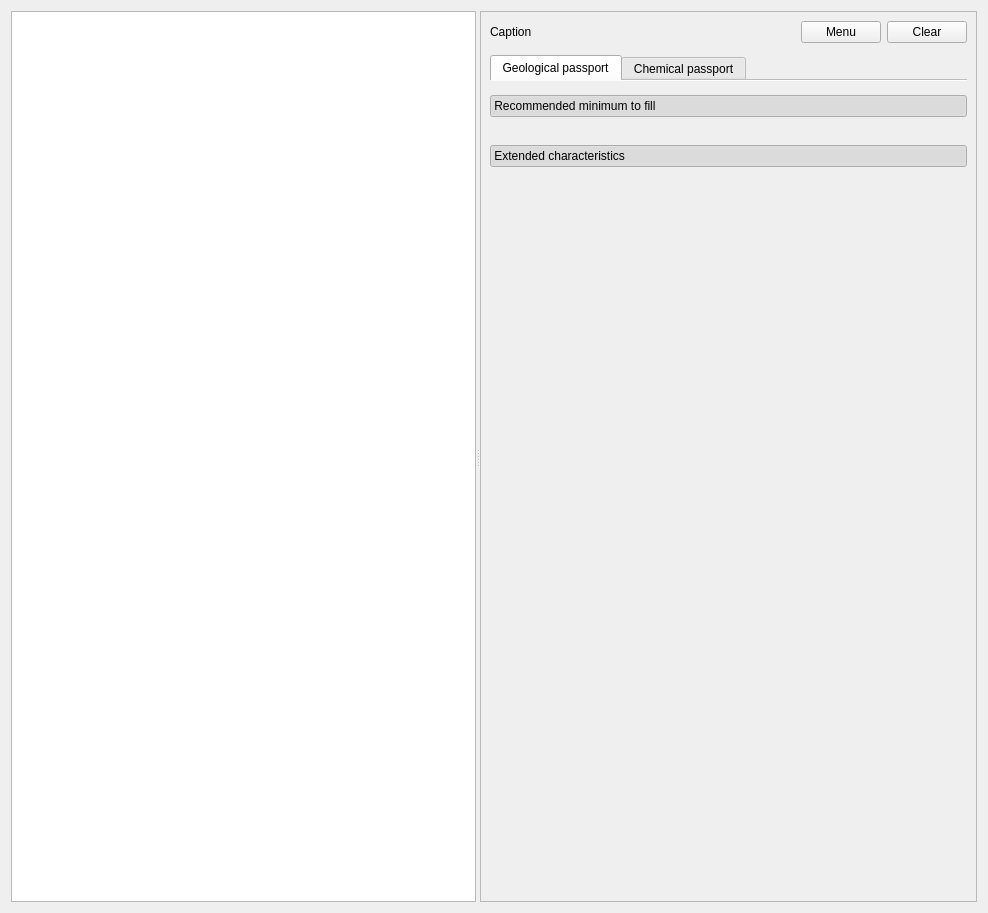
<?xml version="1.0" encoding="UTF-8"?>
<ui version="4.0">
 <class>PassportMainForm</class>
 <widget class="QWidget" name="PassportMainForm">
  <property name="geometry">
   <rect>
    <x>0</x>
    <y>0</y>
    <width>988</width>
    <height>913</height>
   </rect>
  </property>
  <property name="windowTitle">
   <string>Form</string>
  </property>
  <layout class="QVBoxLayout" name="verticalLayout_5">
   <item>
    <widget class="QSplitter" name="splitter">
     <property name="orientation">
      <enum>Qt::Horizontal</enum>
     </property>
     <widget class="QTableView" name="tableView"/>
     <widget class="QScrollArea" name="scrollArea">
      <property name="widgetResizable">
       <bool>true</bool>
      </property>
      <widget class="QWidget" name="scrollAreaWidgetContents">
       <property name="geometry">
        <rect>
         <x>0</x>
         <y>0</y>
         <width>504</width>
         <height>893</height>
        </rect>
       </property>
       <layout class="QVBoxLayout" name="verticalLayout_4">
        <property name="leftMargin">
         <number>9</number>
        </property>
        <property name="topMargin">
         <number>9</number>
        </property>
        <property name="rightMargin">
         <number>9</number>
        </property>
        <property name="bottomMargin">
         <number>9</number>
        </property>
        <item>
         <layout class="QHBoxLayout" name="horizontalLayout">
          <item>
           <widget class="QLabel" name="captionLabel">
            <property name="text">
             <string>Caption</string>
            </property>
           </widget>
          </item>
          <item>
           <spacer name="horizontalSpacer_3">
            <property name="orientation">
             <enum>Qt::Horizontal</enum>
            </property>
            <property name="sizeHint" stdset="0">
             <size>
              <width>40</width>
              <height>20</height>
             </size>
            </property>
           </spacer>
          </item>
          <item>
           <widget class="QPushButton" name="menuButton">
            <property name="text">
             <string>Menu</string>
            </property>
           </widget>
          </item>
          <item>
           <widget class="QPushButton" name="clearButton">
            <property name="text">
             <string>Clear</string>
            </property>
           </widget>
          </item>
         </layout>
        </item>
        <item>
         <widget class="PassportHeaderFormControl" name="passportHeader" native="true"/>
        </item>
        <item>
         <widget class="QTabWidget" name="passportsTabWidget">
          <property name="tabPosition">
           <enum>QTabWidget::North</enum>
          </property>
          <property name="tabShape">
           <enum>QTabWidget::Rounded</enum>
          </property>
          <property name="currentIndex">
           <number>0</number>
          </property>
          <property name="documentMode">
           <bool>true</bool>
          </property>
          <widget class="QWidget" name="geoPass">
           <attribute name="title">
            <string>Geological passport</string>
           </attribute>
           <layout class="QVBoxLayout" name="verticalLayout_6">
            <property name="leftMargin">
             <number>0</number>
            </property>
            <property name="topMargin">
             <number>0</number>
            </property>
            <property name="rightMargin">
             <number>0</number>
            </property>
            <property name="bottomMargin">
             <number>0</number>
            </property>
            <item>
             <widget class="QStackedWidget" name="stackedWidget">
              <property name="currentIndex">
               <number>0</number>
              </property>
              <widget class="QWidget" name="pureProbePage">
               <layout class="QVBoxLayout" name="verticalLayout_21" stretch="0,0,0,0,0">
                <property name="spacing">
                 <number>14</number>
                </property>
                <property name="leftMargin">
                 <number>0</number>
                </property>
                <property name="topMargin">
                 <number>14</number>
                </property>
                <property name="rightMargin">
                 <number>0</number>
                </property>
                <property name="bottomMargin">
                 <number>0</number>
                </property>
                <item>
                 <widget class="QPushButton" name="recommendedToggleButton">
                  <property name="styleSheet">
                   <string notr="true">text-align: left;</string>
                  </property>
                  <property name="text">
                   <string> Recommended minimum to fill</string>
                  </property>
                  <property name="icon">
                   <iconset resource="../../../resource.qrc">
                    <normaloff>:/resource/controls/collpse_up.png</normaloff>:/resource/controls/collpse_up.png</iconset>
                  </property>
                  <property name="checkable">
                   <bool>true</bool>
                  </property>
                  <property name="checked">
                   <bool>true</bool>
                  </property>
                 </widget>
                </item>
                <item>
                 <widget class="PassportFormControl" name="recommendedWidget" native="true"/>
                </item>
                <item>
                 <widget class="QPushButton" name="extendedToggleButton">
                  <property name="styleSheet">
                   <string notr="true">text-align: left;</string>
                  </property>
                  <property name="text">
                   <string> Extended characteristics</string>
                  </property>
                  <property name="icon">
                   <iconset resource="../../../resource.qrc">
                    <normaloff>:/resource/controls/collpse_up.png</normaloff>:/resource/controls/collpse_up.png</iconset>
                  </property>
                  <property name="checkable">
                   <bool>true</bool>
                  </property>
                  <property name="checked">
                   <bool>true</bool>
                  </property>
                 </widget>
                </item>
                <item>
                 <widget class="PassportExtendedFormControl" name="extendedWidget" native="true"/>
                </item>
                <item>
                 <spacer name="verticalSpacer_2">
                  <property name="orientation">
                   <enum>Qt::Vertical</enum>
                  </property>
                  <property name="sizeHint" stdset="0">
                   <size>
                    <width>20</width>
                    <height>40</height>
                   </size>
                  </property>
                 </spacer>
                </item>
               </layout>
              </widget>
              <widget class="QWidget" name="mixedProbePage">
               <layout class="QVBoxLayout" name="verticalLayout_2">
                <property name="leftMargin">
                 <number>0</number>
                </property>
                <property name="topMargin">
                 <number>14</number>
                </property>
                <property name="rightMargin">
                 <number>0</number>
                </property>
                <property name="bottomMargin">
                 <number>0</number>
                </property>
                <item>
                 <layout class="QGridLayout" name="gridLayout" columnstretch="1,1">
                  <item row="0" column="0">
                   <layout class="QVBoxLayout" name="verticalLayout">
                    <property name="spacing">
                     <number>2</number>
                    </property>
                    <item>
                     <widget class="QLabel" name="label">
                      <property name="text">
                       <string>Field</string>
                      </property>
                     </widget>
                    </item>
                    <item>
                     <widget class="QComboBox" name="fieldComboBox">
                      <property name="editable">
                       <bool>true</bool>
                      </property>
                     </widget>
                    </item>
                   </layout>
                  </item>
                  <item row="0" column="1">
                   <spacer name="horizontalSpacer">
                    <property name="orientation">
                     <enum>Qt::Horizontal</enum>
                    </property>
                    <property name="sizeHint" stdset="0">
                     <size>
                      <width>40</width>
                      <height>20</height>
                     </size>
                    </property>
                   </spacer>
                  </item>
                 </layout>
                </item>
                <item>
                 <layout class="QHBoxLayout" name="componentsTabBarLayout" stretch="0,1">
                  <item>
                   <widget class="QPushButton" name="addComponentTabButton">
                    <property name="sizePolicy">
                     <sizepolicy hsizetype="Expanding" vsizetype="Fixed">
                      <horstretch>0</horstretch>
                      <verstretch>0</verstretch>
                     </sizepolicy>
                    </property>
                    <property name="minimumSize">
                     <size>
                      <width>22</width>
                      <height>22</height>
                     </size>
                    </property>
                    <property name="maximumSize">
                     <size>
                      <width>22</width>
                      <height>22</height>
                     </size>
                    </property>
                    <property name="text">
                     <string/>
                    </property>
                    <property name="icon">
                     <iconset resource="../../../resource.qrc">
                      <normaloff>:/resource/icons/icon_plus.png</normaloff>:/resource/icons/icon_plus.png</iconset>
                    </property>
                   </widget>
                  </item>
                  <item>
                   <spacer name="horizontalSpacer_2">
                    <property name="orientation">
                     <enum>Qt::Horizontal</enum>
                    </property>
                    <property name="sizeHint" stdset="0">
                     <size>
                      <width>40</width>
                      <height>20</height>
                     </size>
                    </property>
                   </spacer>
                  </item>
                 </layout>
                </item>
                <item>
                 <widget class="QStackedWidget" name="componentsStackedWidget"/>
                </item>
                <item>
                 <spacer name="verticalSpacer_3">
                  <property name="orientation">
                   <enum>Qt::Vertical</enum>
                  </property>
                  <property name="sizeHint" stdset="0">
                   <size>
                    <width>20</width>
                    <height>40</height>
                   </size>
                  </property>
                 </spacer>
                </item>
               </layout>
              </widget>
              <widget class="QWidget" name="jointProbePage">
               <layout class="QVBoxLayout" name="verticalLayout_3">
                <property name="spacing">
                 <number>14</number>
                </property>
                <property name="leftMargin">
                 <number>0</number>
                </property>
                <property name="topMargin">
                 <number>14</number>
                </property>
                <property name="rightMargin">
                 <number>0</number>
                </property>
                <property name="bottomMargin">
                 <number>0</number>
                </property>
                <item>
                 <widget class="JointLayersControl" name="layerControl" native="true"/>
                </item>
                <item>
                 <widget class="QPushButton" name="jointRecommendedToggleButton">
                  <property name="styleSheet">
                   <string notr="true">text-align: left;</string>
                  </property>
                  <property name="text">
                   <string> Recommended minimum to fill</string>
                  </property>
                  <property name="icon">
                   <iconset resource="../../../resource.qrc">
                    <normaloff>:/resource/controls/collpse_up.png</normaloff>:/resource/controls/collpse_up.png</iconset>
                  </property>
                  <property name="checkable">
                   <bool>true</bool>
                  </property>
                  <property name="checked">
                   <bool>true</bool>
                  </property>
                 </widget>
                </item>
                <item>
                 <widget class="JointPassportFormControl" name="jointRecommended" native="true"/>
                </item>
                <item>
                 <widget class="QPushButton" name="jointExtendedToggleButton">
                  <property name="styleSheet">
                   <string notr="true">text-align: left;</string>
                  </property>
                  <property name="text">
                   <string> Extended characteristics</string>
                  </property>
                  <property name="icon">
                   <iconset resource="../../../resource.qrc">
                    <normaloff>:/resource/controls/collpse_up.png</normaloff>:/resource/controls/collpse_up.png</iconset>
                  </property>
                  <property name="checkable">
                   <bool>true</bool>
                  </property>
                  <property name="checked">
                   <bool>true</bool>
                  </property>
                 </widget>
                </item>
                <item>
                 <widget class="PassportExtendedFormControl" name="jointExtended" native="true"/>
                </item>
                <item>
                 <spacer name="verticalSpacer">
                  <property name="orientation">
                   <enum>Qt::Vertical</enum>
                  </property>
                  <property name="sizeHint" stdset="0">
                   <size>
                    <width>20</width>
                    <height>40</height>
                   </size>
                  </property>
                 </spacer>
                </item>
               </layout>
              </widget>
              <widget class="QWidget" name="emptyProbePage"/>
             </widget>
            </item>
           </layout>
          </widget>
          <widget class="ChemicalPassportForm" name="chemPass">
           <attribute name="title">
            <string>Chemical passport</string>
           </attribute>
          </widget>
         </widget>
        </item>
       </layout>
      </widget>
     </widget>
    </widget>
   </item>
  </layout>
 </widget>
 <customwidgets>
  <customwidget>
   <class>PassportFormControl</class>
   <extends>QWidget</extends>
   <header>ui/widgets/passport/form_control.h</header>
   <container>1</container>
  </customwidget>
  <customwidget>
   <class>PassportExtendedFormControl</class>
   <extends>QWidget</extends>
   <header>ui/widgets/passport/extended_form_control.h</header>
   <container>1</container>
  </customwidget>
  <customwidget>
   <class>JointPassportFormControl</class>
   <extends>QWidget</extends>
   <header>ui/widgets/passport/joint_passport_form_control.h</header>
   <container>1</container>
  </customwidget>
  <customwidget>
   <class>JointLayersControl</class>
   <extends>QWidget</extends>
   <header>ui/widgets/passport/joint_layers_control.h</header>
   <container>1</container>
  </customwidget>
  <customwidget>
   <class>PassportHeaderFormControl</class>
   <extends>QWidget</extends>
   <header location="global">ui/widgets/passport/header_form_control.h</header>
   <container>1</container>
  </customwidget>
  <customwidget>
   <class>ChemicalPassportForm</class>
   <extends>QWidget</extends>
   <header location="global">ui/widgets/passport/chemical_passport_form.h</header>
   <container>1</container>
  </customwidget>
 </customwidgets>
 <tabstops>
  <tabstop>scrollArea</tabstop>
  <tabstop>menuButton</tabstop>
  <tabstop>clearButton</tabstop>
  <tabstop>passportsTabWidget</tabstop>
  <tabstop>jointRecommendedToggleButton</tabstop>
  <tabstop>jointExtendedToggleButton</tabstop>
  <tabstop>fieldComboBox</tabstop>
  <tabstop>addComponentTabButton</tabstop>
  <tabstop>recommendedToggleButton</tabstop>
  <tabstop>extendedToggleButton</tabstop>
 </tabstops>
 <resources>
  <include location="../../../resource.qrc"/>
 </resources>
 <connections/>
</ui>
